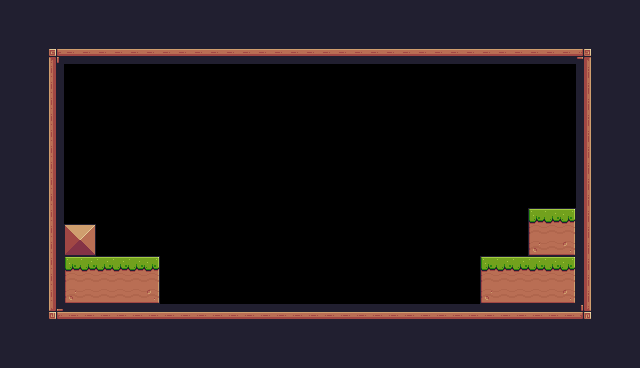

Below is a game level as drawn by its tile map, then a one-line description and the .tmx file that defines it, in full:
An orthogonal 40x23 tile map with 16x16 px tiles, 1 tile layer (Background) and 1 object (Player).

<map version="1.10" tiledversion="1.11.2" orientation="orthogonal" renderorder="right-down" width="40" height="23" tilewidth="16" tileheight="16" infinite="0" nextlayerid="4" nextobjectid="3">
 <tileset firstgid="1" source="PixelAdventure.tsx" />
 <layer id="1" name="Background" width="40" height="23">
  <data encoding="csv">
24,24,24,24,24,24,24,24,24,24,24,24,24,24,24,24,24,24,24,24,24,24,24,24,24,24,24,24,24,24,24,24,24,24,24,24,24,24,24,24,
24,24,24,24,24,24,24,24,24,24,24,24,24,24,24,24,24,24,24,24,24,24,24,24,24,24,24,24,24,24,24,24,24,24,24,24,24,24,24,24,
24,24,24,24,24,24,24,24,24,24,24,24,24,24,24,24,24,24,24,24,24,24,24,24,24,24,24,24,24,24,24,24,24,24,24,24,24,24,24,24,
24,24,24,89,90,90,90,90,90,90,90,90,90,90,90,90,90,90,90,90,90,90,90,90,90,90,90,90,90,90,90,90,90,90,90,90,91,24,24,24,
24,24,24,111,0,0,0,0,0,0,0,0,0,0,0,0,0,0,0,0,0,0,0,0,0,0,0,0,0,0,0,0,0,0,0,0,113,24,24,24,
24,24,24,111,0,0,0,0,0,0,0,0,0,0,0,0,0,0,0,0,0,0,0,0,0,0,0,0,0,0,0,0,0,0,0,0,113,24,24,24,
24,24,24,111,0,0,0,0,0,0,0,0,0,0,0,0,0,0,0,0,0,0,0,0,0,0,0,0,0,0,0,0,0,0,0,0,113,24,24,24,
24,24,24,111,0,0,0,0,0,0,0,0,0,0,0,0,0,0,0,0,0,0,0,0,0,0,0,0,0,0,0,0,0,0,0,0,113,24,24,24,
24,24,24,111,0,0,0,0,0,0,0,0,0,0,0,0,0,0,0,0,0,0,0,0,0,0,0,0,0,0,0,0,0,0,0,0,113,24,24,24,
24,24,24,111,0,0,0,0,0,0,0,0,0,0,0,0,0,0,0,0,0,0,0,0,0,0,0,0,0,0,0,0,0,0,0,0,113,24,24,24,
24,24,24,111,0,0,0,0,0,0,0,0,0,0,0,0,0,0,0,0,0,0,0,0,0,0,0,0,0,0,0,0,0,0,0,0,113,24,24,24,
24,24,24,111,0,0,0,0,0,0,0,0,0,0,0,0,0,0,0,0,0,0,0,0,0,0,0,0,0,0,0,0,0,0,0,0,113,24,24,24,
24,24,24,111,0,0,0,0,0,0,0,0,0,0,0,0,0,0,0,0,0,0,0,0,0,0,0,0,0,0,0,0,0,0,0,0,113,24,24,24,
24,24,24,111,0,0,0,0,0,0,0,0,0,0,0,0,0,0,0,0,0,0,0,0,0,0,0,0,0,0,0,0,0,7,8,9,113,24,24,24,
24,24,24,111,36,37,0,0,0,0,0,0,0,0,0,0,0,0,0,0,0,0,0,0,0,0,0,0,0,0,0,0,0,29,30,31,113,24,24,24,
24,24,24,111,58,59,0,0,0,0,0,0,0,0,0,0,0,0,0,0,0,0,0,0,0,0,0,0,0,0,0,0,0,51,52,53,113,24,24,24,
24,24,24,111,7,8,8,8,8,9,0,0,0,0,0,0,0,0,0,0,0,0,0,0,0,0,0,0,0,0,7,8,8,8,8,9,113,24,24,24,
24,24,24,111,29,30,30,30,30,31,0,0,0,0,0,0,0,0,0,0,0,0,0,0,0,0,0,0,0,0,29,30,30,30,30,31,113,24,24,24,
24,24,24,111,51,52,52,52,52,53,0,0,0,0,0,0,0,0,0,0,0,0,0,0,0,0,0,0,0,0,51,52,52,52,52,53,113,24,24,24,
24,24,24,133,134,134,134,134,134,134,134,134,134,134,134,134,134,134,134,134,134,134,134,134,134,134,134,134,134,134,134,134,134,134,134,134,135,24,24,24,
24,24,24,24,24,24,24,24,24,24,24,24,24,24,24,24,24,24,24,24,24,24,24,24,24,24,24,24,24,24,24,24,24,24,24,24,24,24,24,24,
24,24,24,24,24,24,24,24,24,24,24,24,24,24,24,24,24,24,24,24,24,24,24,24,24,24,24,24,24,24,24,24,24,24,24,24,24,24,24,24,
24,24,24,24,24,24,24,24,24,24,24,24,24,24,24,24,24,24,24,24,24,24,24,24,24,24,24,24,24,24,24,24,24,24,24,24,24,24,24,24
</data>
 </layer>
 <objectgroup id="3" name="Spawnpoints">
  <object id="1" name="Player" type="Player" x="128" y="224" width="31.3333" height="32" />
 </objectgroup>
</map>
